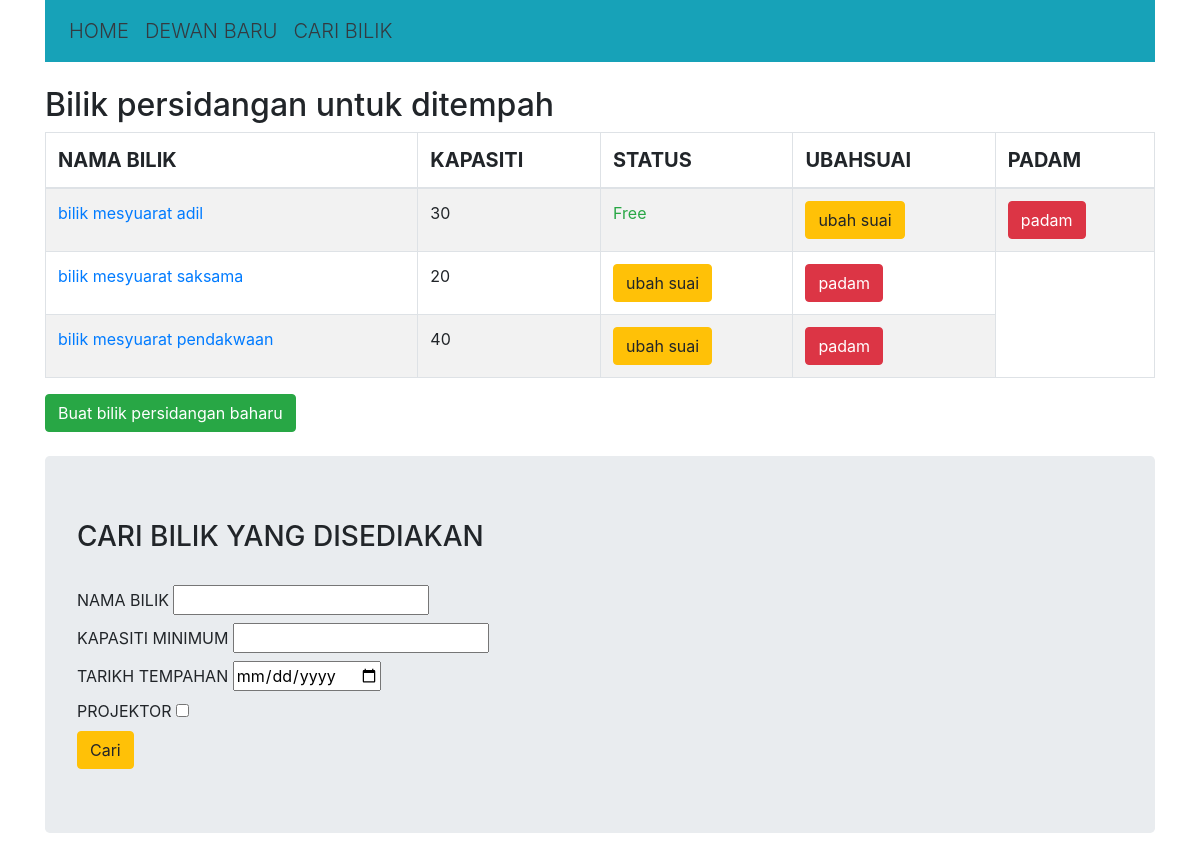
Before: / with the older database file.
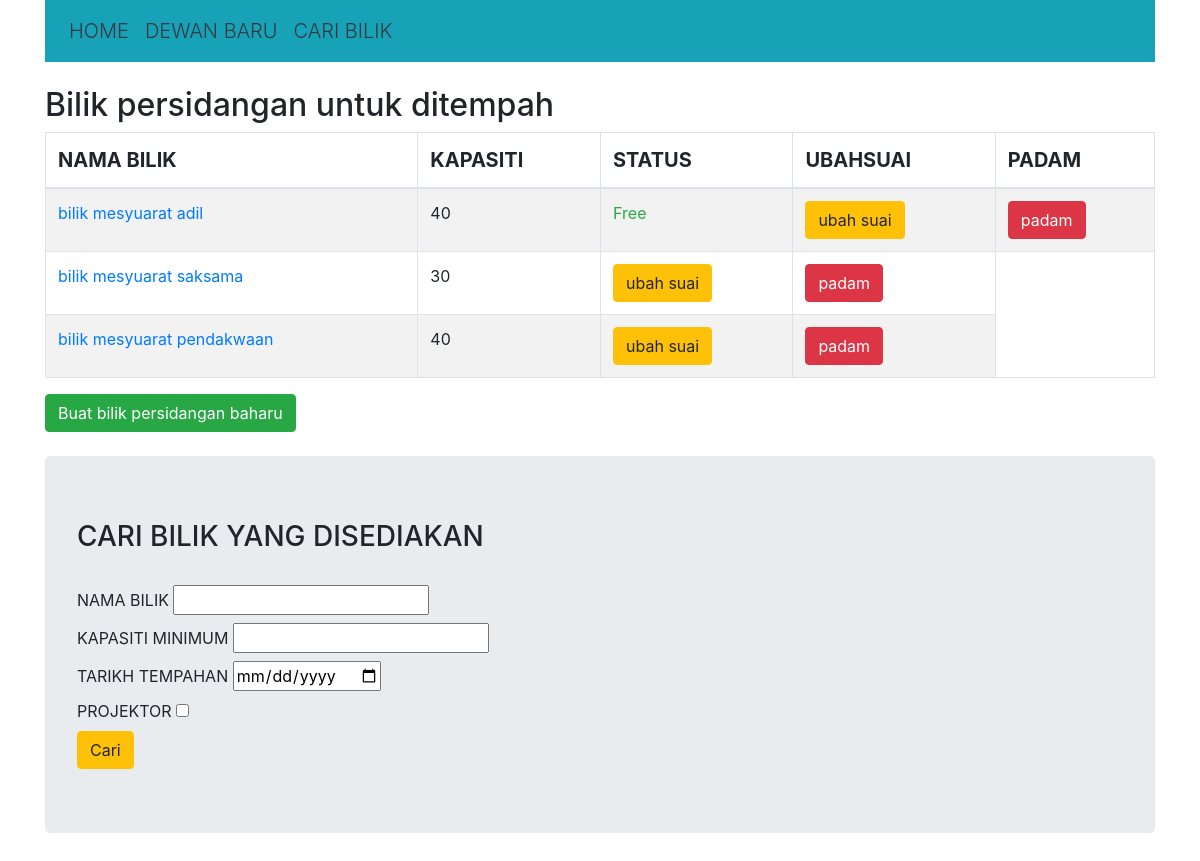
After: the same page with the newer database file.
### booking_app/models.py (models this page shows, shortened)
class Room(models.Model):
    name = models.CharField(max_length=100)
    capacity = models.IntegerField()
    projector = models.BooleanField(default=True)

### booking_app/views.py (the view)
# urls.py: path('', views.index, name='home'),
def index(request):
    rooms = Room.objects.all()
    status = {}
    for room in rooms:
        if room.reservation_set.filter(date=today):
            status[room.id] = "Sibuk"
        else:
            status[room.id] = "Free"
            ctx = {
                "rooms": rooms,
                "status": status,
            }
            return render(request, "booking/index.html", ctx)

### booking_app/templates/booking/index.html (shortened to what this page needs)
{% extends 'booking/base.html' %}
{% block content %}
    <br/>
    <h2>Bilik persidangan untuk ditempah</h2>
    <table class="table table-striped table-bordered">
        <tr>
            <thead class="thead lead">
                <th>NAMA BILIK</th>
                <th>KAPASITI</th>
                <th>STATUS</th>
                <th>UBAHSUAI</th>
                <th>PADAM</th>
            </thead>
        </tr>
        {% for room in rooms %}
        <tr>
            <td><a href="{% url 'booking:room' room.id %}">{{ room.name }}</a></td>
            <td>{{ room.capacity }}</td>
            {% for k,v in status.items %}
                {% if room.id == k %}
                    <td{% if v == "Free" %} class="text-success"
                    {% else %} class="text-danger" {% endif %}>{{ v }}</td>
                {% endif %}
            {% endfor %}
            <td><a href="{% url 'booking:modify' room.id %}"><button class="btn btn-warning">ubah suai</button></a></td>
            <td><a href="{% url 'booking:delete' room.id %}"><button class="btn btn-danger">padam</button></a></td>
        </tr>
        {% endfor %}
    </table>
    <a href="{% url 'booking:new-room' %}">
        <button class="btn btn-success">Buat bilik persidangan baharu</button>
    </a><br/><br/>
    <div class="jumbotron">
        <h3>CARI BILIK YANG DISEDIAKAN</h3>
        <br/>
        <form id="search" method="get" action="{% url 'booking:search' %}">
            <label>NAMA BILIK
                <input type="text" name="room">
            </label><br/>
            <label>KAPASITI MINIMUM
                <input type="number" name="capacity">
            </label><br/>
            <label>TARIKH TEMPAHAN
                <input type="date" name="date" required="required">
            </label><br/>
            <label>PROJEKTOR
                <input type="checkbox" name="projector">
            </label><br/>
                <input type="submit" value="Cari" class="btn btn-warning">
        </form>
    </div>
{% endblock %}

### booking_app/templates/booking/base.html (shortened to what this page needs)
<!DOCTYPE html>
<html lang="en">
<head>
    <link rel="stylesheet" href="https://stackpath.bootstrapcdn.com/bootstrap/4.1.0/css/bootstrap.min.css"
>
</head>
<body>
    <div class="container">
        <nav class="navbar navbar-expand-sm bg-info navbar-light">
            <ul class="navbar-nav">
                <li class="nav-item">
                    <a class="nav-link lead text-dark" href="{% url 'booking:home' %}">HOME </a>
                </li>
                <li class="nav-item">
                    <a class="nav-link lead text-dark" href="{% url 'booking:new-room' %}">DEWAN BARU</a>
                </li>
                <li class="nav-item">
                    <a class="nav-link lead text-dark" href="/bookconfroom/#search">CARI BILIK </a>
                </li>
            </ul>
        </nav>
        {% block content %}
        {% endblock %}
    </div>
</body>
</html>

Changed rows visible on the page:
changed Room "bilik mesyuarat adil": capacity "30" → "40"
changed Room "bilik mesyuarat saksama": capacity "20" → "30"
